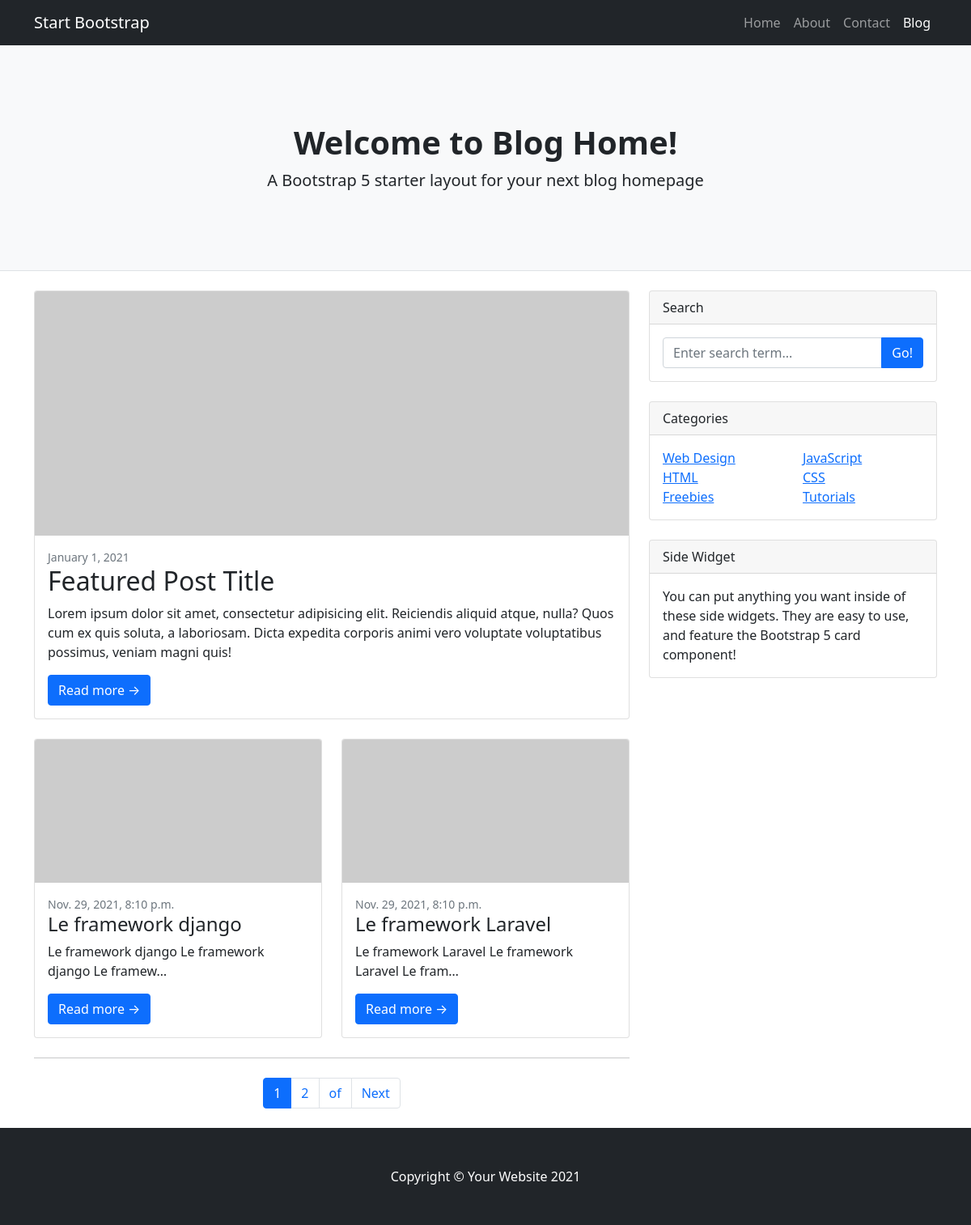
The page / on the database its author committed.
### blog/models.py (models this page shows, shortened)
class Post(models.Model):
    category =models.ForeignKey(Category, on_delete=models.CASCADE, related_name="category_posts")
    STATUS_CHOICES =(
        ('draft', 'draft'),
        ('published', 'published'),
    )
    title= models.CharField(max_length=200)
    slug= models.SlugField(max_length=200)
    body = models.TextField()
    created= models.DateTimeField(auto_now_add=True)
    uptdated= models.DateTimeField(auto_now=True)
    status = models.CharField(choices=STATUS_CHOICES, default='draft', max_length=10)
    published = models.DateTimeField(default=timezone.now())
    author = models.ForeignKey(User, on_delete=models.CASCADE, related_name='posted')

### blog/views.py (the view)
# urls.py: path('',views.post_list, name='post_list'),
def post_list(request, category=None):
    posts = Post.objects.all()
    categories = Category.objects.all()
    if category:
        category=get_object_or_404(Category, slug=category)
        posts =posts.filter(category=category)
    paginator =Paginator(posts, 2)
    page = request.GET.get('page')
    try:
        posts= paginator.page(page)
    except PageNotAnInteger:
         posts= paginator.page(1)
    except EmptyPage:
         posts= paginator.page(paginator.num_pages)
    context = {'posts': posts, 'page':page,'categories':categories,}
    return render(request,'blog/post/list.html', context)

### blog/templates/blog/post/list.html
{% extends 'blog/base.html' %}
{% block content %}
<header class="py-5 bg-light border-bottom mb-4">
    <div class="container">
        <div class="text-center my-5">
            <h1 class="fw-bolder">Welcome to Blog Home!</h1>
            <p class="lead mb-0">A Bootstrap 5 starter layout for your next blog homepage</p>
        </div>
    </div>
</header>
<div class="container">
    <div class="row">
        <div class="col-lg-8">
            <div class="card mb-4">
                <a href="#!"><img class="card-img-top" src="https://dummyimage.com/850x350/dee2e6/6c757d.jpg" alt="..." /></a>
                <div class="card-body">
                    <div class="small text-muted">January 1, 2021</div>
                    <h2 class="card-title">Featured Post Title</h2>
                    <p class="card-text">Lorem ipsum dolor sit amet, consectetur adipisicing elit. Reiciendis aliquid atque, nulla? Quos cum ex quis soluta, a laboriosam. Dicta expedita corporis animi vero voluptate voluptatibus possimus, veniam magni quis!</p>
                    <a class="btn btn-primary" href="">Read more →</a>
                </div>
            </div>
            <div class="row">
                {% for post in posts %}
                <div class="col-lg-6">
                    <div class="card mb-4">
                        <a href="#!"><img class="card-img-top" src="https://dummyimage.com/700x350/dee2e6/6c757d.jpg" alt="..." /></a>
                        <div class="card-body">
                            <div class="small text-muted">{{post.published}}</div>
                            <h2 class="card-title h4">{{post.title}}</h2>
                            <p class="card-text">{{post.body|truncatechars:50}}</p>
                            <a class="btn btn-primary" href="{% url 'post_detail' post.slug %}">Read more →</a>
                        </div>
                    </div>
                </div>
                {% endfor %}
            </div>
            {% include "blog/layouts/pagination.html" with page=posts %}
        </div>
        <div class="col-lg-4">
            <div class="card mb-4">
                <div class="card-header">Search</div>
                <div class="card-body">
                    <div class="input-group">
                        <input class="form-control" type="text" placeholder="Enter search term..." aria-label="Enter search term..." aria-describedby="button-search" />
                        <button class="btn btn-primary" id="button-search" type="button">Go!</button>
                    </div>
                </div>
            </div>
            <div class="card mb-4">
                <div class="card-header">Categories</div>
                <div class="card-body">
                    <div class="row">
                        <div class="col-sm-6">
                            <ul class="list-unstyled mb-0">
                                <li><a href="#!">Web Design</a></li>
                                <li><a href="#!">HTML</a></li>
                                <li><a href="#!">Freebies</a></li>
                            </ul>
                        </div>
                        <div class="col-sm-6">
                            <ul class="list-unstyled mb-0">
                                <li><a href="#!">JavaScript</a></li>
                                <li><a href="#!">CSS</a></li>
                                <li><a href="#!">Tutorials</a></li>
                            </ul>
                        </div>
                    </div>
                </div>
            </div>
            <div class="card mb-4">
                <div class="card-header">Side Widget</div>
                <div class="card-body">You can put anything you want inside of these side widgets. They are easy to use, and feature the Bootstrap 5 card component!</div>
            </div>
        </div>
    </div>
</div>
{% endblock content %}

### blog/templates/blog/base.html (shortened to what this page needs)
{% load static %}
<!DOCTYPE html>
<html lang="en">
<head>
    <link rel="stylesheet" href="{% static 'css/styles.css' %}">
</head>
<body>
    <nav class="navbar navbar-expand-lg navbar-dark bg-dark">
        <div class="container">
            <a class="navbar-brand" href="#!">Start Bootstrap</a>
            <div class="collapse navbar-collapse" id="navbarSupportedContent">
                <ul class="navbar-nav ms-auto mb-2 mb-lg-0">
                    <li class="nav-item"><a class="nav-link" href="#">Home</a></li>
                    <li class="nav-item"><a class="nav-link" href="#!">About</a></li>
                    <li class="nav-item"><a class="nav-link" href="#!">Contact</a></li>
                    <li class="nav-item"><a class="nav-link active" aria-current="page" href="#">Blog</a></li>
                </ul>
            </div>
        </div>
    </nav>
    {% block content %}
    {% endblock content %}
    <footer class="py-5 bg-dark">
        <div class="container"><p class="m-0 text-center text-white">Copyright &copy; Your Website 2021</p></div>
    </footer>
</body>
</html>

### blog/templates/blog/layouts/pagination.html (shortened to what this page needs)
<nav aria-label="Pagination">
    <hr class="my-0" />
    <ul class="pagination justify-content-center my-4">
        <li class="page-item active" aria-current="page"><a class="page-link" href="#!">{{page.number}}</a></li>
        {% if page.next_page_number != page.number %}
        <li class="page-item"><a class="page-link" href="#!">{{page.paginator.num_pages}}</a></li>
        <li class="page-item"><a class="page-link" href="#!">of</a></li>
        {% endif %}
        {% if page.has_next %}
        <li class="page-item"><a class="page-link" href="?page={{page.next_page_number}}">Next</a></li>
        {% endif %}
    </ul>
</nav>

### rows shown on the page
Post: published "Nov. 29, 2021, 8:10 p.m.", title "Le framework django", body "Le framework django Le framework django Le framew…"
Post: published "Nov. 29, 2021, 8:10 p.m.", title "Le framework Laravel", body "Le framework Laravel Le framework Laravel Le fram…"

### other values the page prints
{{ page.number }} "1"
{{ page.paginator.num_pages }} "2"
